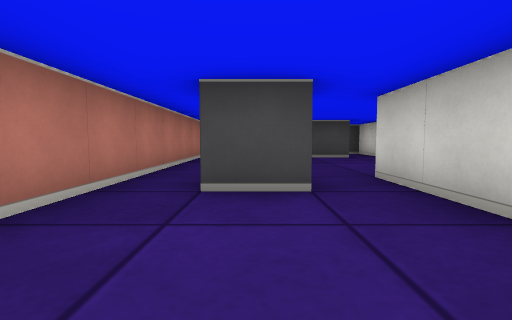
view 1 (above)

12 first-person views from a walk through a cub3D level. The camera is about half as high as the walls, tilts 4° down and sees 85° across. The floor is counted in squares. Each view is taken from the middle of a square. On the plan, view 1 faces up. The plan holds only what a view shows up to about 9 squares ahead; the rest is blank.

view 2
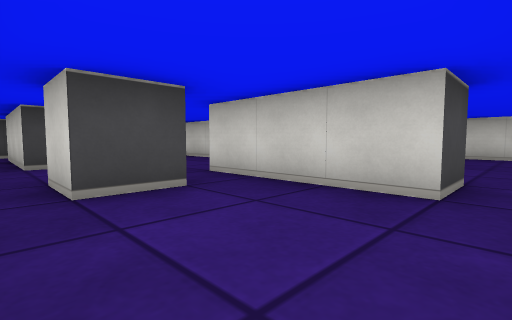

view 3
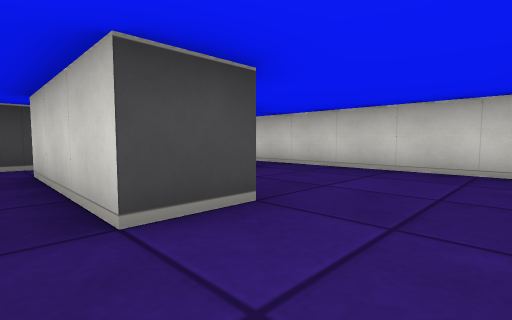

view 4
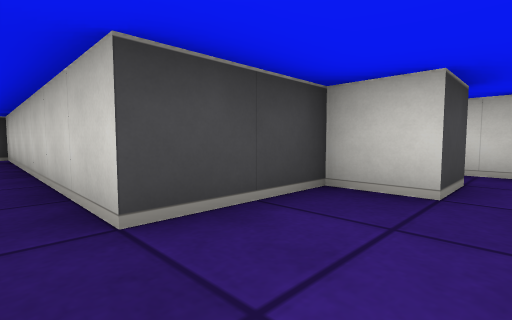

view 5
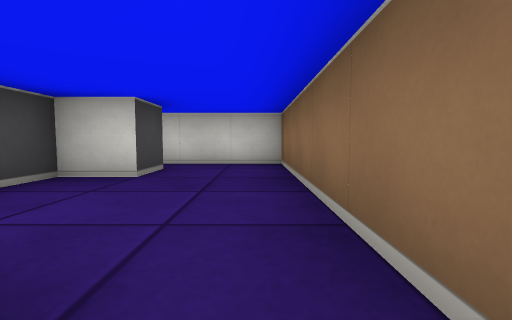

view 6
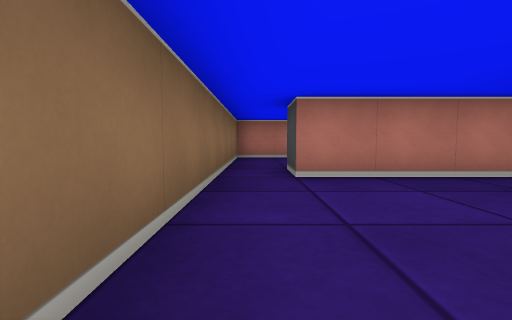

view 7
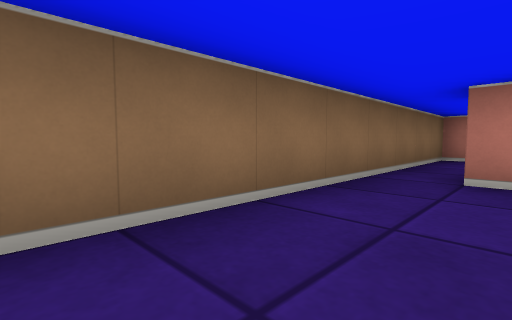

view 8
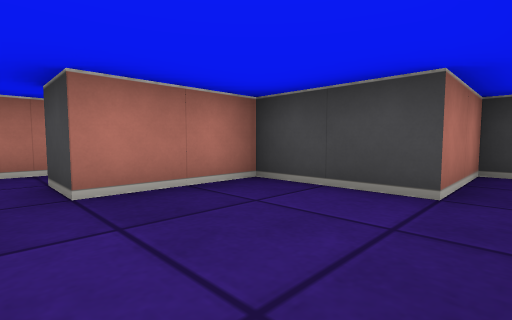

view 9
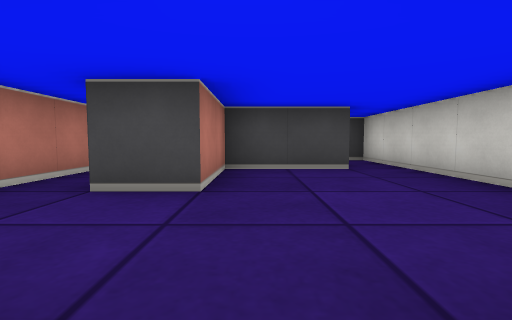

view 10
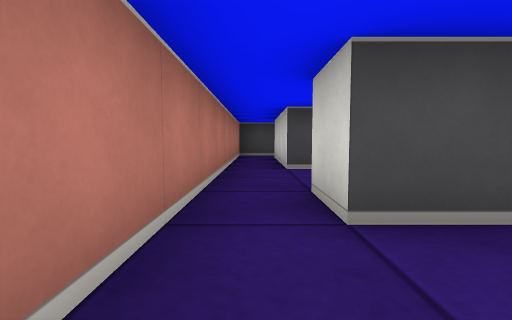

view 11
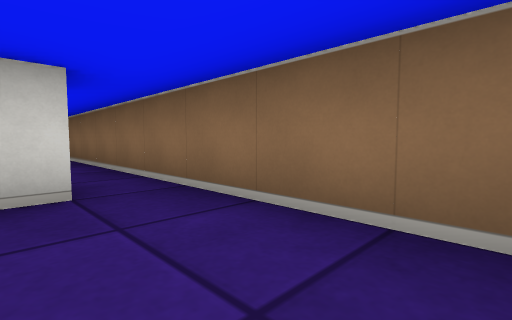

view 12
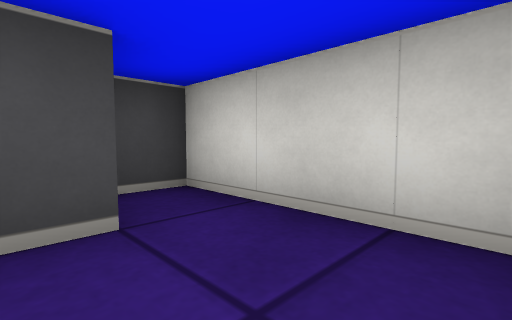

### Floor plan
Points are (right, up) in squares from view 1. A wall is a line through its corners. A room is listed if a view was taken in it or the views show most of it. See-through windows are left out.
Room 1 (views 1, 2, 3, 5, 8, 9, 10, 11)
walls: (0.6, 2.5) (-0.5, 2.5) (-0.5, 3.5); (3.5, 2.5) (3.5, 9.5) (2.5, 9.5) (2.5, 7.5) (0.5, 7.5) (0.5, 5.5) (-0.5, 5.5) (-0.5, 8.5); (-0.4, 9.5) (-1.5, 9.5) (-1.5, -0.5) (2.5, -0.5); (2.5, 0.5) (1.5, 0.5) (1.5, 3.5)
ways out: opening at (2, 0) to room 2; opening at (3, 3) to room 2
Room 2 (views 4, 6, 7, 12)
walls: (6.6, 1.5) (5.5, 1.5) (5.5, 2.5) (3.5, 2.5); (2.5, -0.5) (7.5, -0.5) (7.5, 2.5) (6.8, 2.5); (2.5, 3.2) (2.5, 0.5)
ways out: opening at (2, 0) to room 1; opening at (3, 3) to room 1

Positions as (right, up) in squares from view 1, and headings:
1: (0, 0), facing up
2: (-1, 0), facing up-right
3: (-1, 4), facing up-right
4: (3, 1), facing up-right
5: (2, 0), facing right
6: (6, 0), facing left
7: (6, 1), facing down-left
8: (3, 5), facing up-left
9: (1, 3), facing up
10: (-1, 1), facing up
11: (-1, 1), facing down-right
12: (6, 0), facing up-right
